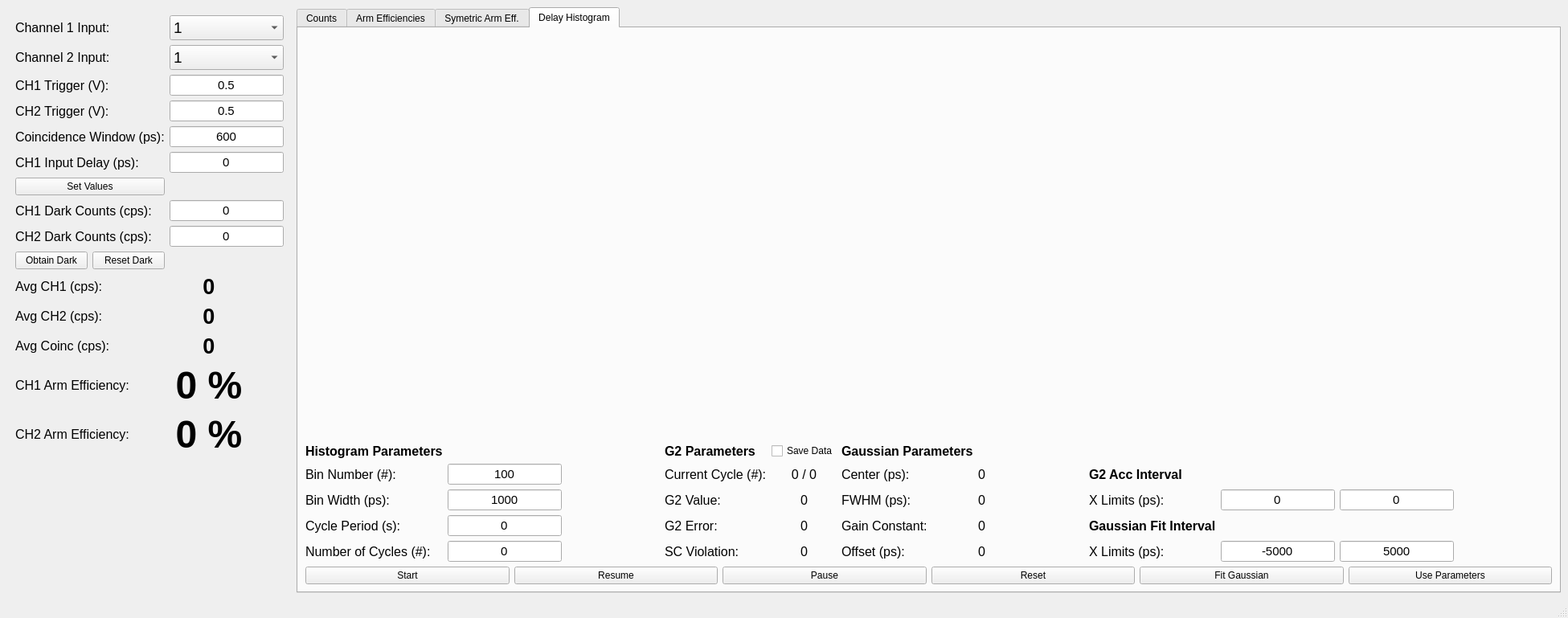
<?xml version="1.0" encoding="UTF-8"?>
<ui version="4.0">
 <class>MainWindow</class>
 <widget class="QMainWindow" name="MainWindow">
  <property name="windowModality">
   <enum>Qt::NonModal</enum>
  </property>
  <property name="geometry">
   <rect>
    <x>0</x>
    <y>0</y>
    <width>1951</width>
    <height>769</height>
   </rect>
  </property>
  <property name="windowTitle">
   <string>Photon Count</string>
  </property>
  <widget class="QWidget" name="centralwidget">
   <layout class="QHBoxLayout" name="horizontalLayout">
    <item>
     <layout class="QVBoxLayout" name="verticalLayout_2">
      <property name="sizeConstraint">
       <enum>QLayout::SetMinimumSize</enum>
      </property>
      <property name="leftMargin">
       <number>10</number>
      </property>
      <property name="topMargin">
       <number>10</number>
      </property>
      <property name="rightMargin">
       <number>10</number>
      </property>
      <property name="bottomMargin">
       <number>10</number>
      </property>
      <item>
       <layout class="QGridLayout" name="gridLayout_2">
        <item row="7" column="0">
         <widget class="QLabel" name="label_7">
          <property name="sizePolicy">
           <sizepolicy hsizetype="Minimum" vsizetype="Preferred">
            <horstretch>0</horstretch>
            <verstretch>0</verstretch>
           </sizepolicy>
          </property>
          <property name="font">
           <font>
            <pointsize>12</pointsize>
           </font>
          </property>
          <property name="text">
           <string>CH1 Dark Counts (cps):</string>
          </property>
         </widget>
        </item>
        <item row="7" column="1">
         <widget class="QLineEdit" name="lineEditCh1Dark">
          <property name="sizePolicy">
           <sizepolicy hsizetype="Minimum" vsizetype="Fixed">
            <horstretch>0</horstretch>
            <verstretch>0</verstretch>
           </sizepolicy>
          </property>
          <property name="font">
           <font>
            <pointsize>11</pointsize>
           </font>
          </property>
          <property name="text">
           <string>0</string>
          </property>
          <property name="alignment">
           <set>Qt::AlignCenter</set>
          </property>
         </widget>
        </item>
        <item row="4" column="1">
         <widget class="QLineEdit" name="lineEditCoincWin">
          <property name="sizePolicy">
           <sizepolicy hsizetype="Minimum" vsizetype="Fixed">
            <horstretch>0</horstretch>
            <verstretch>0</verstretch>
           </sizepolicy>
          </property>
          <property name="font">
           <font>
            <pointsize>11</pointsize>
           </font>
          </property>
          <property name="text">
           <string>600</string>
          </property>
          <property name="alignment">
           <set>Qt::AlignCenter</set>
          </property>
          <property name="dragEnabled">
           <bool>false</bool>
          </property>
          <property name="clearButtonEnabled">
           <bool>false</bool>
          </property>
         </widget>
        </item>
        <item row="0" column="0">
         <widget class="QLabel" name="label_22">
          <property name="sizePolicy">
           <sizepolicy hsizetype="Fixed" vsizetype="Preferred">
            <horstretch>0</horstretch>
            <verstretch>0</verstretch>
           </sizepolicy>
          </property>
          <property name="font">
           <font>
            <pointsize>12</pointsize>
           </font>
          </property>
          <property name="text">
           <string>Channel 1 Input:</string>
          </property>
         </widget>
        </item>
        <item row="3" column="1">
         <widget class="QLineEdit" name="lineEditCh2Trigg">
          <property name="sizePolicy">
           <sizepolicy hsizetype="Minimum" vsizetype="Fixed">
            <horstretch>0</horstretch>
            <verstretch>0</verstretch>
           </sizepolicy>
          </property>
          <property name="font">
           <font>
            <pointsize>11</pointsize>
           </font>
          </property>
          <property name="text">
           <string>0.5</string>
          </property>
          <property name="alignment">
           <set>Qt::AlignCenter</set>
          </property>
          <property name="dragEnabled">
           <bool>false</bool>
          </property>
          <property name="clearButtonEnabled">
           <bool>false</bool>
          </property>
         </widget>
        </item>
        <item row="2" column="1">
         <widget class="QLineEdit" name="lineEditCh1Trigg">
          <property name="sizePolicy">
           <sizepolicy hsizetype="Minimum" vsizetype="Fixed">
            <horstretch>0</horstretch>
            <verstretch>0</verstretch>
           </sizepolicy>
          </property>
          <property name="font">
           <font>
            <pointsize>11</pointsize>
           </font>
          </property>
          <property name="text">
           <string>0.5</string>
          </property>
          <property name="alignment">
           <set>Qt::AlignCenter</set>
          </property>
          <property name="dragEnabled">
           <bool>false</bool>
          </property>
          <property name="clearButtonEnabled">
           <bool>false</bool>
          </property>
         </widget>
        </item>
        <item row="6" column="0">
         <layout class="QHBoxLayout" name="horizontalLayout_2">
          <item>
           <widget class="QPushButton" name="button_setvalues">
            <property name="text">
             <string>Set Values</string>
            </property>
           </widget>
          </item>
         </layout>
        </item>
        <item row="1" column="1">
         <widget class="QComboBox" name="comboBox_ch2">
          <property name="font">
           <font>
            <pointsize>14</pointsize>
           </font>
          </property>
          <property name="currentText">
           <string>1</string>
          </property>
          <property name="currentIndex">
           <number>0</number>
          </property>
          <item>
           <property name="text">
            <string>1</string>
           </property>
          </item>
          <item>
           <property name="text">
            <string>2</string>
           </property>
          </item>
          <item>
           <property name="text">
            <string>3</string>
           </property>
          </item>
          <item>
           <property name="text">
            <string>4</string>
           </property>
          </item>
          <item>
           <property name="text">
            <string>5</string>
           </property>
          </item>
         </widget>
        </item>
        <item row="3" column="0">
         <widget class="QLabel" name="label_36">
          <property name="sizePolicy">
           <sizepolicy hsizetype="Fixed" vsizetype="Preferred">
            <horstretch>0</horstretch>
            <verstretch>0</verstretch>
           </sizepolicy>
          </property>
          <property name="font">
           <font>
            <pointsize>12</pointsize>
           </font>
          </property>
          <property name="text">
           <string>CH2 Trigger (V):</string>
          </property>
         </widget>
        </item>
        <item row="2" column="0">
         <widget class="QLabel" name="label_35">
          <property name="sizePolicy">
           <sizepolicy hsizetype="Fixed" vsizetype="Preferred">
            <horstretch>0</horstretch>
            <verstretch>0</verstretch>
           </sizepolicy>
          </property>
          <property name="font">
           <font>
            <pointsize>12</pointsize>
           </font>
          </property>
          <property name="text">
           <string>CH1 Trigger (V):</string>
          </property>
         </widget>
        </item>
        <item row="0" column="1">
         <widget class="QComboBox" name="comboBox_ch1">
          <property name="sizePolicy">
           <sizepolicy hsizetype="Preferred" vsizetype="Fixed">
            <horstretch>0</horstretch>
            <verstretch>0</verstretch>
           </sizepolicy>
          </property>
          <property name="font">
           <font>
            <pointsize>14</pointsize>
           </font>
          </property>
          <property name="layoutDirection">
           <enum>Qt::LeftToRight</enum>
          </property>
          <property name="currentText">
           <string>1</string>
          </property>
          <item>
           <property name="text">
            <string>1</string>
           </property>
          </item>
          <item>
           <property name="text">
            <string>2</string>
           </property>
          </item>
          <item>
           <property name="text">
            <string>3</string>
           </property>
          </item>
          <item>
           <property name="text">
            <string>4</string>
           </property>
          </item>
          <item>
           <property name="text">
            <string>5</string>
           </property>
          </item>
         </widget>
        </item>
        <item row="8" column="0">
         <widget class="QLabel" name="label_8">
          <property name="font">
           <font>
            <pointsize>12</pointsize>
           </font>
          </property>
          <property name="text">
           <string>CH2 Dark Counts (cps):</string>
          </property>
         </widget>
        </item>
        <item row="8" column="1">
         <widget class="QLineEdit" name="lineEditCh2Dark">
          <property name="sizePolicy">
           <sizepolicy hsizetype="Minimum" vsizetype="Fixed">
            <horstretch>0</horstretch>
            <verstretch>0</verstretch>
           </sizepolicy>
          </property>
          <property name="font">
           <font>
            <pointsize>11</pointsize>
           </font>
          </property>
          <property name="text">
           <string>0</string>
          </property>
          <property name="alignment">
           <set>Qt::AlignCenter</set>
          </property>
         </widget>
        </item>
        <item row="1" column="0">
         <widget class="QLabel" name="label_23">
          <property name="font">
           <font>
            <pointsize>12</pointsize>
           </font>
          </property>
          <property name="text">
           <string>Channel 2 Input:</string>
          </property>
         </widget>
        </item>
        <item row="5" column="0">
         <widget class="QLabel" name="label_2">
          <property name="font">
           <font>
            <pointsize>12</pointsize>
           </font>
          </property>
          <property name="text">
           <string>CH1 Input Delay (ps):</string>
          </property>
         </widget>
        </item>
        <item row="9" column="0">
         <layout class="QHBoxLayout" name="horizontalLayout_5">
          <item>
           <widget class="QPushButton" name="button_obtaindark">
            <property name="text">
             <string>Obtain Dark</string>
            </property>
           </widget>
          </item>
          <item>
           <widget class="QPushButton" name="button_resetdark">
            <property name="text">
             <string>Reset Dark</string>
            </property>
           </widget>
          </item>
         </layout>
        </item>
        <item row="4" column="0">
         <widget class="QLabel" name="label">
          <property name="sizePolicy">
           <sizepolicy hsizetype="Fixed" vsizetype="Preferred">
            <horstretch>0</horstretch>
            <verstretch>0</verstretch>
           </sizepolicy>
          </property>
          <property name="font">
           <font>
            <pointsize>12</pointsize>
           </font>
          </property>
          <property name="text">
           <string>Coincidence Window (ps):</string>
          </property>
         </widget>
        </item>
        <item row="5" column="1">
         <widget class="QLineEdit" name="lineEditInputDelay">
          <property name="sizePolicy">
           <sizepolicy hsizetype="Minimum" vsizetype="Fixed">
            <horstretch>0</horstretch>
            <verstretch>0</verstretch>
           </sizepolicy>
          </property>
          <property name="font">
           <font>
            <pointsize>11</pointsize>
           </font>
          </property>
          <property name="text">
           <string>0</string>
          </property>
          <property name="alignment">
           <set>Qt::AlignCenter</set>
          </property>
         </widget>
        </item>
       </layout>
      </item>
      <item>
       <layout class="QFormLayout" name="formLayout_4">
        <property name="labelAlignment">
         <set>Qt::AlignLeading|Qt::AlignLeft|Qt::AlignVCenter</set>
        </property>
        <property name="formAlignment">
         <set>Qt::AlignLeading|Qt::AlignLeft|Qt::AlignVCenter</set>
        </property>
        <item row="1" column="0">
         <widget class="QLabel" name="label_12">
          <property name="font">
           <font>
            <pointsize>12</pointsize>
           </font>
          </property>
          <property name="text">
           <string>Avg CH1 (cps):</string>
          </property>
         </widget>
        </item>
        <item row="1" column="1">
         <widget class="QLabel" name="label_ch1avgcps">
          <property name="font">
           <font>
            <pointsize>20</pointsize>
            <weight>75</weight>
            <bold>true</bold>
           </font>
          </property>
          <property name="layoutDirection">
           <enum>Qt::LeftToRight</enum>
          </property>
          <property name="text">
           <string>0</string>
          </property>
          <property name="alignment">
           <set>Qt::AlignCenter</set>
          </property>
         </widget>
        </item>
        <item row="2" column="0">
         <widget class="QLabel" name="label_11">
          <property name="font">
           <font>
            <pointsize>12</pointsize>
           </font>
          </property>
          <property name="text">
           <string>Avg CH2 (cps):</string>
          </property>
         </widget>
        </item>
        <item row="2" column="1">
         <widget class="QLabel" name="label_ch2avgcps">
          <property name="font">
           <font>
            <pointsize>20</pointsize>
            <weight>75</weight>
            <bold>true</bold>
           </font>
          </property>
          <property name="layoutDirection">
           <enum>Qt::LeftToRight</enum>
          </property>
          <property name="text">
           <string>0</string>
          </property>
          <property name="alignment">
           <set>Qt::AlignCenter</set>
          </property>
         </widget>
        </item>
        <item row="3" column="0">
         <widget class="QLabel" name="label_10">
          <property name="font">
           <font>
            <pointsize>12</pointsize>
           </font>
          </property>
          <property name="text">
           <string>Avg Coinc (cps):</string>
          </property>
         </widget>
        </item>
        <item row="3" column="1">
         <widget class="QLabel" name="label_coincavgcps">
          <property name="font">
           <font>
            <pointsize>20</pointsize>
            <weight>75</weight>
            <bold>true</bold>
           </font>
          </property>
          <property name="layoutDirection">
           <enum>Qt::LeftToRight</enum>
          </property>
          <property name="text">
           <string>0</string>
          </property>
          <property name="alignment">
           <set>Qt::AlignCenter</set>
          </property>
         </widget>
        </item>
        <item row="4" column="0">
         <widget class="QLabel" name="label_3">
          <property name="sizePolicy">
           <sizepolicy hsizetype="Preferred" vsizetype="Expanding">
            <horstretch>0</horstretch>
            <verstretch>0</verstretch>
           </sizepolicy>
          </property>
          <property name="font">
           <font>
            <pointsize>12</pointsize>
           </font>
          </property>
          <property name="text">
           <string>CH1 Arm Efficiency:</string>
          </property>
         </widget>
        </item>
        <item row="4" column="1">
         <widget class="QLabel" name="label_ch1armeff">
          <property name="font">
           <font>
            <pointsize>36</pointsize>
            <weight>75</weight>
            <bold>true</bold>
           </font>
          </property>
          <property name="layoutDirection">
           <enum>Qt::LeftToRight</enum>
          </property>
          <property name="text">
           <string>0 %</string>
          </property>
          <property name="alignment">
           <set>Qt::AlignCenter</set>
          </property>
         </widget>
        </item>
        <item row="5" column="0">
         <widget class="QLabel" name="label_4">
          <property name="sizePolicy">
           <sizepolicy hsizetype="Preferred" vsizetype="Expanding">
            <horstretch>0</horstretch>
            <verstretch>0</verstretch>
           </sizepolicy>
          </property>
          <property name="font">
           <font>
            <pointsize>12</pointsize>
           </font>
          </property>
          <property name="text">
           <string>CH2 Arm Efficiency:</string>
          </property>
         </widget>
        </item>
        <item row="5" column="1">
         <widget class="QLabel" name="label_ch2armeff">
          <property name="font">
           <font>
            <pointsize>36</pointsize>
            <weight>75</weight>
            <bold>true</bold>
           </font>
          </property>
          <property name="layoutDirection">
           <enum>Qt::LeftToRight</enum>
          </property>
          <property name="text">
           <string>0 %</string>
          </property>
          <property name="alignment">
           <set>Qt::AlignCenter</set>
          </property>
         </widget>
        </item>
       </layout>
      </item>
      <item>
       <spacer name="verticalSpacer">
        <property name="orientation">
         <enum>Qt::Vertical</enum>
        </property>
        <property name="sizeHint" stdset="0">
         <size>
          <width>20</width>
          <height>40</height>
         </size>
        </property>
       </spacer>
      </item>
     </layout>
    </item>
    <item>
     <widget class="QTabWidget" name="tabWidget">
      <property name="currentIndex">
       <number>3</number>
      </property>
      <property name="tabBarAutoHide">
       <bool>true</bool>
      </property>
      <widget class="QWidget" name="tab_counts">
       <attribute name="title">
        <string>Counts</string>
       </attribute>
       <layout class="QHBoxLayout" name="horizontalLayout_6">
        <item>
         <layout class="QVBoxLayout" name="verticalLayout">
          <property name="spacing">
           <number>7</number>
          </property>
          <property name="sizeConstraint">
           <enum>QLayout::SetMaximumSize</enum>
          </property>
          <property name="leftMargin">
           <number>0</number>
          </property>
          <property name="topMargin">
           <number>10</number>
          </property>
          <property name="rightMargin">
           <number>0</number>
          </property>
          <property name="bottomMargin">
           <number>10</number>
          </property>
          <item>
           <widget class="PlotWidget" name="graphch1count" native="true">
            <property name="sizePolicy">
             <sizepolicy hsizetype="Expanding" vsizetype="Expanding">
              <horstretch>0</horstretch>
              <verstretch>0</verstretch>
             </sizepolicy>
            </property>
            <property name="minimumSize">
             <size>
              <width>500</width>
              <height>0</height>
             </size>
            </property>
           </widget>
          </item>
          <item>
           <widget class="PlotWidget" name="graphch2count" native="true">
            <property name="sizePolicy">
             <sizepolicy hsizetype="Expanding" vsizetype="Expanding">
              <horstretch>0</horstretch>
              <verstretch>0</verstretch>
             </sizepolicy>
            </property>
            <property name="minimumSize">
             <size>
              <width>500</width>
              <height>0</height>
             </size>
            </property>
           </widget>
          </item>
          <item>
           <widget class="PlotWidget" name="graphcoinccount" native="true">
            <property name="sizePolicy">
             <sizepolicy hsizetype="Expanding" vsizetype="Expanding">
              <horstretch>0</horstretch>
              <verstretch>0</verstretch>
             </sizepolicy>
            </property>
            <property name="minimumSize">
             <size>
              <width>500</width>
              <height>0</height>
             </size>
            </property>
           </widget>
          </item>
          <item>
           <spacer name="horizontalSpacer">
            <property name="orientation">
             <enum>Qt::Horizontal</enum>
            </property>
            <property name="sizeType">
             <enum>QSizePolicy::Expanding</enum>
            </property>
            <property name="sizeHint" stdset="0">
             <size>
              <width>0</width>
              <height>0</height>
             </size>
            </property>
           </spacer>
          </item>
         </layout>
        </item>
       </layout>
      </widget>
      <widget class="QWidget" name="tab_2">
       <attribute name="title">
        <string>Arm Efficiencies</string>
       </attribute>
       <layout class="QHBoxLayout" name="horizontalLayout_7">
        <item>
         <layout class="QVBoxLayout" name="verticalLayout_3">
          <item>
           <widget class="PlotWidget" name="grapharmch1" native="true">
            <property name="sizePolicy">
             <sizepolicy hsizetype="Expanding" vsizetype="Expanding">
              <horstretch>0</horstretch>
              <verstretch>0</verstretch>
             </sizepolicy>
            </property>
            <property name="minimumSize">
             <size>
              <width>500</width>
              <height>0</height>
             </size>
            </property>
           </widget>
          </item>
          <item>
           <widget class="PlotWidget" name="grapharmch2" native="true">
            <property name="sizePolicy">
             <sizepolicy hsizetype="Expanding" vsizetype="Expanding">
              <horstretch>0</horstretch>
              <verstretch>0</verstretch>
             </sizepolicy>
            </property>
            <property name="minimumSize">
             <size>
              <width>500</width>
              <height>0</height>
             </size>
            </property>
           </widget>
          </item>
         </layout>
        </item>
       </layout>
      </widget>
      <widget class="QWidget" name="tab_syarmeff">
       <attribute name="title">
        <string>Symetric Arm Eff.</string>
       </attribute>
       <layout class="QHBoxLayout" name="horizontalLayout_11">
        <item>
         <widget class="PlotWidget" name="graphsyarmeff" native="true">
          <property name="sizePolicy">
           <sizepolicy hsizetype="Expanding" vsizetype="Expanding">
            <horstretch>0</horstretch>
            <verstretch>0</verstretch>
           </sizepolicy>
          </property>
          <property name="minimumSize">
           <size>
            <width>500</width>
            <height>0</height>
           </size>
          </property>
         </widget>
        </item>
       </layout>
      </widget>
      <widget class="QWidget" name="tab_hist">
       <attribute name="title">
        <string>Delay Histogram</string>
       </attribute>
       <layout class="QHBoxLayout" name="horizontalLayout_4">
        <item>
         <layout class="QVBoxLayout" name="verticalLayout_4">
          <item>
           <widget class="PlotWidget" name="graphhist" native="true">
            <property name="sizePolicy">
             <sizepolicy hsizetype="Expanding" vsizetype="Expanding">
              <horstretch>0</horstretch>
              <verstretch>0</verstretch>
             </sizepolicy>
            </property>
           </widget>
          </item>
          <item>
           <layout class="QHBoxLayout" name="horizontalLayout_10">
            <item>
             <layout class="QGridLayout" name="gridLayout">
              <item row="0" column="0">
               <widget class="QLabel" name="label_24">
                <property name="font">
                 <font>
                  <pointsize>12</pointsize>
                  <weight>75</weight>
                  <bold>true</bold>
                 </font>
                </property>
                <property name="text">
                 <string>Histogram Parameters</string>
                </property>
               </widget>
              </item>
              <item row="3" column="3">
               <widget class="QLabel" name="label_31">
                <property name="font">
                 <font>
                  <pointsize>12</pointsize>
                 </font>
                </property>
                <property name="text">
                 <string>G2 Error:</string>
                </property>
               </widget>
              </item>
              <item row="3" column="4">
               <widget class="QLabel" name="label_g2error">
                <property name="font">
                 <font>
                  <pointsize>12</pointsize>
                 </font>
                </property>
                <property name="text">
                 <string>0</string>
                </property>
                <property name="alignment">
                 <set>Qt::AlignCenter</set>
                </property>
               </widget>
              </item>
              <item row="1" column="3">
               <widget class="QLabel" name="label_29">
                <property name="font">
                 <font>
                  <pointsize>12</pointsize>
                 </font>
                </property>
                <property name="text">
                 <string>Current Cycle (#):</string>
                </property>
               </widget>
              </item>
              <item row="1" column="4">
               <widget class="QLabel" name="label_currentcycle">
                <property name="font">
                 <font>
                  <pointsize>12</pointsize>
                 </font>
                </property>
                <property name="text">
                 <string>0 / 0</string>
                </property>
                <property name="alignment">
                 <set>Qt::AlignCenter</set>
                </property>
               </widget>
              </item>
              <item row="2" column="3">
               <widget class="QLabel" name="label_30">
                <property name="font">
                 <font>
                  <pointsize>12</pointsize>
                 </font>
                </property>
                <property name="text">
                 <string>G2 Value:</string>
                </property>
               </widget>
              </item>
              <item row="4" column="4">
               <widget class="QLabel" name="label_scviolation">
                <property name="font">
                 <font>
                  <pointsize>12</pointsize>
                 </font>
                </property>
                <property name="text">
                 <string>0</string>
                </property>
                <property name="alignment">
                 <set>Qt::AlignCenter</set>
                </property>
               </widget>
              </item>
              <item row="4" column="3">
               <widget class="QLabel" name="label_32">
                <property name="font">
                 <font>
                  <pointsize>12</pointsize>
                 </font>
                </property>
                <property name="text">
                 <string>SC Violation:</string>
                </property>
               </widget>
              </item>
              <item row="2" column="4">
               <widget class="QLabel" name="label_g2value">
                <property name="font">
                 <font>
                  <pointsize>12</pointsize>
                 </font>
                </property>
                <property name="text">
                 <string>0</string>
                </property>
                <property name="alignment">
                 <set>Qt::AlignCenter</set>
                </property>
               </widget>
              </item>
              <item row="2" column="6">
               <widget class="QLabel" name="label_14">
                <property name="font">
                 <font>
                  <pointsize>12</pointsize>
                 </font>
                </property>
                <property name="text">
                 <string>0</string>
                </property>
               </widget>
              </item>
              <item row="2" column="5">
               <widget class="QLabel" name="label_13">
                <property name="font">
                 <font>
                  <pointsize>12</pointsize>
                 </font>
                </property>
                <property name="text">
                 <string>FWHM (ps):</string>
                </property>
               </widget>
              </item>
              <item row="3" column="5">
               <widget class="QLabel" name="label_15">
                <property name="font">
                 <font>
                  <pointsize>12</pointsize>
                 </font>
                </property>
                <property name="text">
                 <string>Gain Constant:</string>
                </property>
               </widget>
              </item>
              <item row="3" column="6">
               <widget class="QLabel" name="label_16">
                <property name="font">
                 <font>
                  <pointsize>12</pointsize>
                 </font>
                </property>
                <property name="text">
                 <string>0</string>
                </property>
               </widget>
              </item>
              <item row="2" column="1">
               <widget class="QLineEdit" name="histBinWidth">
                <property name="font">
                 <font>
                  <pointsize>11</pointsize>
                 </font>
                </property>
                <property name="text">
                 <string>1000</string>
                </property>
                <property name="alignment">
                 <set>Qt::AlignCenter</set>
                </property>
               </widget>
              </item>
              <item row="3" column="1">
               <widget class="QLineEdit" name="histCiclePeriod">
                <property name="font">
                 <font>
                  <pointsize>11</pointsize>
                 </font>
                </property>
                <property name="text">
                 <string>0</string>
                </property>
                <property name="alignment">
                 <set>Qt::AlignCenter</set>
                </property>
               </widget>
              </item>
              <item row="4" column="0">
               <widget class="QLabel" name="label_28">
                <property name="font">
                 <font>
                  <pointsize>12</pointsize>
                 </font>
                </property>
                <property name="text">
                 <string>Number of Cycles (#):</string>
                </property>
               </widget>
              </item>
              <item row="1" column="1">
               <widget class="QLineEdit" name="histBinNumber">
                <property name="font">
                 <font>
                  <pointsize>11</pointsize>
                 </font>
                </property>
                <property name="text">
                 <string>100</string>
                </property>
                <property name="alignment">
                 <set>Qt::AlignCenter</set>
                </property>
               </widget>
              </item>
              <item row="2" column="7">
               <spacer name="horizontalSpacer_2">
                <property name="orientation">
                 <enum>Qt::Horizontal</enum>
                </property>
                <property name="sizeHint" stdset="0">
                 <size>
                  <width>40</width>
                  <height>20</height>
                 </size>
                </property>
               </spacer>
              </item>
              <item row="4" column="1">
               <widget class="QLineEdit" name="histCicleNumber">
                <property name="font">
                 <font>
                  <pointsize>11</pointsize>
                 </font>
                </property>
                <property name="text">
                 <string>0</string>
                </property>
                <property name="alignment">
                 <set>Qt::AlignCenter</set>
                </property>
               </widget>
              </item>
              <item row="2" column="2">
               <spacer name="horizontalSpacer_4">
                <property name="orientation">
                 <enum>Qt::Horizontal</enum>
                </property>
                <property name="sizeHint" stdset="0">
                 <size>
                  <width>40</width>
                  <height>20</height>
                 </size>
                </property>
               </spacer>
              </item>
              <item row="1" column="0">
               <widget class="QLabel" name="label_25">
                <property name="font">
                 <font>
                  <pointsize>12</pointsize>
                 </font>
                </property>
                <property name="text">
                 <string>Bin Number (#):</string>
                </property>
               </widget>
              </item>
              <item row="3" column="0">
               <widget class="QLabel" name="label_27">
                <property name="font">
                 <font>
                  <pointsize>12</pointsize>
                 </font>
                </property>
                <property name="text">
                 <string>Cycle Period (s):</string>
                </property>
               </widget>
              </item>
              <item row="2" column="0">
               <widget class="QLabel" name="label_26">
                <property name="font">
                 <font>
                  <pointsize>12</pointsize>
                 </font>
                </property>
                <property name="text">
                 <string>Bin Width (ps):</string>
                </property>
               </widget>
              </item>
              <item row="4" column="5">
               <widget class="QLabel" name="label_17">
                <property name="font">
                 <font>
                  <pointsize>12</pointsize>
                 </font>
                </property>
                <property name="text">
                 <string>Offset (ps):</string>
                </property>
               </widget>
              </item>
              <item row="1" column="6">
               <widget class="QLabel" name="label_9">
                <property name="font">
                 <font>
                  <pointsize>12</pointsize>
                 </font>
                </property>
                <property name="text">
                 <string>0</string>
                </property>
               </widget>
              </item>
              <item row="0" column="5">
               <widget class="QLabel" name="label_5">
                <property name="font">
                 <font>
                  <pointsize>12</pointsize>
                  <weight>75</weight>
                  <bold>true</bold>
                 </font>
                </property>
                <property name="text">
                 <string>Gaussian Parameters</string>
                </property>
               </widget>
              </item>
              <item row="1" column="5">
               <widget class="QLabel" name="label_6">
                <property name="font">
                 <font>
                  <pointsize>12</pointsize>
                 </font>
                </property>
                <property name="text">
                 <string>Center (ps):</string>
                </property>
               </widget>
              </item>
              <item row="2" column="10">
               <spacer name="horizontalSpacer_3">
                <property name="orientation">
                 <enum>Qt::Horizontal</enum>
                </property>
                <property name="sizeHint" stdset="0">
                 <size>
                  <width>40</width>
                  <height>20</height>
                 </size>
                </property>
               </spacer>
              </item>
              <item row="4" column="6">
               <widget class="QLabel" name="label_18">
                <property name="font">
                 <font>
                  <pointsize>12</pointsize>
                 </font>
                </property>
                <property name="text">
                 <string>0</string>
                </property>
               </widget>
              </item>
              <item row="0" column="3">
               <widget class="QLabel" name="label_33">
                <property name="font">
                 <font>
                  <pointsize>12</pointsize>
                  <weight>75</weight>
                  <bold>true</bold>
                 </font>
                </property>
                <property name="text">
                 <string>G2 Parameters</string>
                </property>
               </widget>
              </item>
              <item row="4" column="8">
               <widget class="QLabel" name="label_20">
                <property name="font">
                 <font>
                  <pointsize>12</pointsize>
                 </font>
                </property>
                <property name="text">
                 <string>X Limits (ps):</string>
                </property>
               </widget>
              </item>
              <item row="4" column="9">
               <layout class="QHBoxLayout" name="horizontalLayout_3">
                <item>
                 <widget class="QLineEdit" name="gaussian_xinf">
                  <property name="sizePolicy">
                   <sizepolicy hsizetype="Minimum" vsizetype="Fixed">
                    <horstretch>0</horstretch>
                    <verstretch>0</verstretch>
                   </sizepolicy>
                  </property>
                  <property name="font">
                   <font>
                    <pointsize>11</pointsize>
                   </font>
                  </property>
                  <property name="text">
                   <string>-5000</string>
                  </property>
                  <property name="alignment">
                   <set>Qt::AlignCenter</set>
                  </property>
                 </widget>
                </item>
                <item>
                 <widget class="QLineEdit" name="gaussian_xsup">
                  <property name="sizePolicy">
                   <sizepolicy hsizetype="Minimum" vsizetype="Fixed">
                    <horstretch>0</horstretch>
                    <verstretch>0</verstretch>
                   </sizepolicy>
                  </property>
                  <property name="font">
                   <font>
                    <pointsize>11</pointsize>
                   </font>
                  </property>
                  <property name="text">
                   <string>5000</string>
                  </property>
                  <property name="alignment">
                   <set>Qt::AlignCenter</set>
                  </property>
                 </widget>
                </item>
               </layout>
              </item>
              <item row="3" column="8">
               <widget class="QLabel" name="label_19">
                <property name="font">
                 <font>
                  <pointsize>12</pointsize>
                  <weight>75</weight>
                  <bold>true</bold>
                 </font>
                </property>
                <property name="text">
                 <string>Gaussian Fit Interval</string>
                </property>
               </widget>
              </item>
              <item row="1" column="8">
               <widget class="QLabel" name="label_21">
                <property name="font">
                 <font>
                  <pointsize>12</pointsize>
                  <weight>75</weight>
                  <bold>true</bold>
                 </font>
                </property>
                <property name="text">
                 <string>G2 Acc Interval</string>
                </property>
               </widget>
              </item>
              <item row="2" column="8">
               <widget class="QLabel" name="label_34">
                <property name="font">
                 <font>
                  <pointsize>12</pointsize>
                 </font>
                </property>
                <property name="text">
                 <string>X Limits (ps):</string>
                </property>
               </widget>
              </item>
              <item row="2" column="9">
               <layout class="QHBoxLayout" name="horizontalLayout_8">
                <item>
                 <widget class="QLineEdit" name="g2acc_inf">
                  <property name="sizePolicy">
                   <sizepolicy hsizetype="Minimum" vsizetype="Fixed">
                    <horstretch>0</horstretch>
                    <verstretch>0</verstretch>
                   </sizepolicy>
                  </property>
                  <property name="font">
                   <font>
                    <pointsize>11</pointsize>
                   </font>
                  </property>
                  <property name="text">
                   <string>0</string>
                  </property>
                  <property name="alignment">
                   <set>Qt::AlignCenter</set>
                  </property>
                 </widget>
                </item>
                <item>
                 <widget class="QLineEdit" name="g2acc_sup">
                  <property name="sizePolicy">
                   <sizepolicy hsizetype="Minimum" vsizetype="Fixed">
                    <horstretch>0</horstretch>
                    <verstretch>0</verstretch>
                   </sizepolicy>
                  </property>
                  <property name="font">
                   <font>
                    <pointsize>11</pointsize>
                   </font>
                  </property>
                  <property name="text">
                   <string>0</string>
                  </property>
                  <property name="alignment">
                   <set>Qt::AlignCenter</set>
                  </property>
                 </widget>
                </item>
               </layout>
              </item>
              <item row="0" column="4">
               <widget class="QCheckBox" name="checkBox_saveg2">
                <property name="text">
                 <string>Save Data</string>
                </property>
               </widget>
              </item>
             </layout>
            </item>
           </layout>
          </item>
          <item>
           <layout class="QHBoxLayout" name="horizontalLayout_9">
            <item>
             <widget class="QPushButton" name="button_starthist">
              <property name="text">
               <string>Start</string>
              </property>
             </widget>
            </item>
            <item>
             <widget class="QPushButton" name="button_resumehist">
              <property name="text">
               <string>Resume</string>
              </property>
             </widget>
            </item>
            <item>
             <widget class="QPushButton" name="button_pausehist">
              <property name="text">
               <string>Pause</string>
              </property>
             </widget>
            </item>
            <item>
             <widget class="QPushButton" name="button_resethist">
              <property name="text">
               <string>Reset</string>
              </property>
             </widget>
            </item>
            <item>
             <widget class="QPushButton" name="button_fithist">
              <property name="text">
               <string>Fit Gaussian</string>
              </property>
             </widget>
            </item>
            <item>
             <widget class="QPushButton" name="button_usepar">
              <property name="text">
               <string>Use Parameters</string>
              </property>
             </widget>
            </item>
           </layout>
          </item>
         </layout>
        </item>
       </layout>
      </widget>
     </widget>
    </item>
   </layout>
  </widget>
  <widget class="QMenuBar" name="menubar">
   <property name="geometry">
    <rect>
     <x>0</x>
     <y>0</y>
     <width>1951</width>
     <height>21</height>
    </rect>
   </property>
  </widget>
  <widget class="QStatusBar" name="statusbar"/>
 </widget>
 <customwidgets>
  <customwidget>
   <class>PlotWidget</class>
   <extends>QWidget</extends>
   <header>pyqtgraph</header>
   <container>1</container>
  </customwidget>
 </customwidgets>
 <tabstops>
  <tabstop>comboBox_ch1</tabstop>
  <tabstop>comboBox_ch2</tabstop>
  <tabstop>lineEditCoincWin</tabstop>
  <tabstop>lineEditInputDelay</tabstop>
  <tabstop>button_setvalues</tabstop>
  <tabstop>lineEditCh1Dark</tabstop>
  <tabstop>lineEditCh2Dark</tabstop>
  <tabstop>button_obtaindark</tabstop>
  <tabstop>button_resetdark</tabstop>
  <tabstop>histBinNumber</tabstop>
  <tabstop>histBinWidth</tabstop>
  <tabstop>histCiclePeriod</tabstop>
  <tabstop>histCicleNumber</tabstop>
  <tabstop>checkBox_saveg2</tabstop>
  <tabstop>g2acc_inf</tabstop>
  <tabstop>g2acc_sup</tabstop>
  <tabstop>gaussian_xinf</tabstop>
  <tabstop>gaussian_xsup</tabstop>
  <tabstop>button_starthist</tabstop>
  <tabstop>button_resumehist</tabstop>
  <tabstop>button_pausehist</tabstop>
  <tabstop>button_resethist</tabstop>
  <tabstop>button_fithist</tabstop>
  <tabstop>button_usepar</tabstop>
  <tabstop>tabWidget</tabstop>
 </tabstops>
 <resources/>
 <connections/>
</ui>
